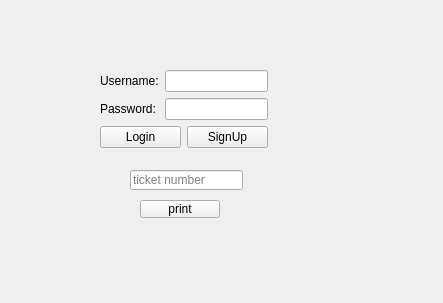
<?xml version="1.0" encoding="UTF-8"?>
<ui version="4.0">
 <class>Widget</class>
 <widget class="QWidget" name="Widget">
  <property name="geometry">
   <rect>
    <x>0</x>
    <y>0</y>
    <width>443</width>
    <height>303</height>
   </rect>
  </property>
  <property name="windowTitle">
   <string>Widget</string>
  </property>
  <widget class="QWidget" name="layoutWidget">
   <property name="geometry">
    <rect>
     <x>100</x>
     <y>70</y>
     <width>168</width>
     <height>78</height>
    </rect>
   </property>
   <layout class="QVBoxLayout" name="verticalLayout_3">
    <item>
     <layout class="QHBoxLayout" name="horizontalLayout">
      <item>
       <layout class="QVBoxLayout" name="verticalLayout">
        <item>
         <widget class="QLabel" name="label">
          <property name="text">
           <string>Username:</string>
          </property>
         </widget>
        </item>
        <item>
         <widget class="QLabel" name="label_2">
          <property name="text">
           <string>Password:</string>
          </property>
         </widget>
        </item>
       </layout>
      </item>
      <item>
       <layout class="QVBoxLayout" name="verticalLayout_2">
        <item>
         <widget class="QLineEdit" name="username"/>
        </item>
        <item>
         <widget class="QLineEdit" name="password">
          <property name="echoMode">
           <enum>QLineEdit::Password</enum>
          </property>
         </widget>
        </item>
       </layout>
      </item>
     </layout>
    </item>
    <item>
     <layout class="QHBoxLayout" name="horizontalLayout_2">
      <item>
       <widget class="QPushButton" name="login">
        <property name="text">
         <string>Login</string>
        </property>
       </widget>
      </item>
      <item>
       <widget class="QPushButton" name="signup">
        <property name="text">
         <string>SignUp</string>
        </property>
       </widget>
      </item>
     </layout>
    </item>
   </layout>
  </widget>
  <widget class="QLineEdit" name="tick_no">
   <property name="geometry">
    <rect>
     <x>130</x>
     <y>170</y>
     <width>113</width>
     <height>20</height>
    </rect>
   </property>
   <property name="placeholderText">
    <string>ticket number</string>
   </property>
  </widget>
  <widget class="QPushButton" name="tic_button">
   <property name="geometry">
    <rect>
     <x>140</x>
     <y>200</y>
     <width>80</width>
     <height>18</height>
    </rect>
   </property>
   <property name="text">
    <string>print</string>
   </property>
  </widget>
 </widget>
 <resources/>
 <connections/>
</ui>
